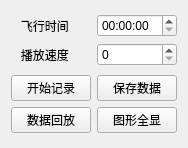
       <widget class="QWidget" name="layoutWidget_3">
        <property name="geometry">
         <rect>
          <x>790</x>
          <y>380</y>
          <width>182</width>
          <height>148</height>
         </rect>
        </property>
        <layout class="QVBoxLayout" name="verticalLayout_8">
         <item>
          <layout class="QVBoxLayout" name="verticalLayout_7">
           <item>
            <layout class="QHBoxLayout" name="horizontalLayout_7">
             <item>
              <widget class="QLabel" name="label_7">
               <property name="text">
                <string>   飞行时间</string>
               </property>
              </widget>
             </item>
             <item>
              <widget class="QTimeEdit" name="timeEdit"/>
             </item>
            </layout>
           </item>
           <item>
            <layout class="QHBoxLayout" name="horizontalLayout_23">
             <item>
              <widget class="QLabel" name="label_10">
               <property name="palette">
                <palette>
                 <active>
                  <colorrole role="Text">
                   <brush brushstyle="SolidPattern">
                    <color alpha="255">
                     <red>0</red>
                     <green>0</green>
                     <blue>0</blue>
                    </color>
                   </brush>
                  </colorrole>
                 </active>
                 <inactive>
                  <colorrole role="Text">
                   <brush brushstyle="SolidPattern">
                    <color alpha="255">
                     <red>0</red>
                     <green>0</green>
                     <blue>0</blue>
                    </color>
                   </brush>
                  </colorrole>
                 </inactive>
                 <disabled>
                  <colorrole role="Text">
                   <brush brushstyle="SolidPattern">
                    <color alpha="255">
                     <red>120</red>
                     <green>120</green>
                     <blue>120</blue>
                    </color>
                   </brush>
                  </colorrole>
                 </disabled>
                </palette>
               </property>
               <property name="text">
                <string>   播放速度</string>
               </property>
              </widget>
             </item>
             <item>
              <widget class="QSpinBox" name="spinBoxShowBack"/>
             </item>
            </layout>
           </item>
          </layout>
         </item>
         <item>
          <layout class="QVBoxLayout" name="verticalLayout_6">
           <item>
            <layout class="QHBoxLayout" name="horizontalLayout_24">
             <item>
              <widget class="QPushButton" name="pushButton_startLog">
               <property name="text">
                <string>开始记录</string>
               </property>
               <property name="icon">
                <iconset resource="pic.qrc">
                 <normaloff>:/new/prefix1/picture/notepad-icon.png</normaloff>:/new/prefix1/picture/notepad-icon.png</iconset>
               </property>
               <property name="iconSize">
                <size>
                 <width>25</width>
                 <height>25</height>
                </size>
               </property>
              </widget>
             </item>
             <item>
              <widget class="QPushButton" name="pushButton_saveData">
               <property name="text">
                <string>保存数据</string>
               </property>
               <property name="icon">
                <iconset resource="pic.qrc">
                 <normaloff>:/new/prefix1/picture/floppy-icon.png</normaloff>:/new/prefix1/picture/floppy-icon.png</iconset>
               </property>
               <property name="iconSize">
                <size>
                 <width>25</width>
                 <height>25</height>
                </size>
               </property>
              </widget>
             </item>
            </layout>
           </item>
           <item>
            <layout class="QHBoxLayout" name="horizontalLayout_25">
             <item>
              <widget class="QPushButton" name="pushButton_dataBackShow">
               <property name="text">
                <string>数据回放</string>
               </property>
               <property name="icon">
                <iconset resource="pic.qrc">
                 <normaloff>:/new/prefix1/picture/history.png</normaloff>:/new/prefix1/picture/history.png</iconset>
               </property>
               <property name="iconSize">
                <size>
                 <width>25</width>
                 <height>25</height>
                </size>
               </property>
              </widget>
             </item>
             <item>
              <widget class="QPushButton" name="pushButton_picShowAll">
               <property name="text">
                <string>图形全显</string>
               </property>
               <property name="icon">
                <iconset resource="pic.qrc">
                 <normaloff>:/new/prefix1/picture/line_chart.png</normaloff>:/new/prefix1/picture/line_chart.png</iconset>
               </property>
               <property name="iconSize">
                <size>
                 <width>25</width>
                 <height>25</height>
                </size>
               </property>
              </widget>
             </item>
            </layout>
           </item>
          </layout>
         </item>
        </layout>
       </widget>
